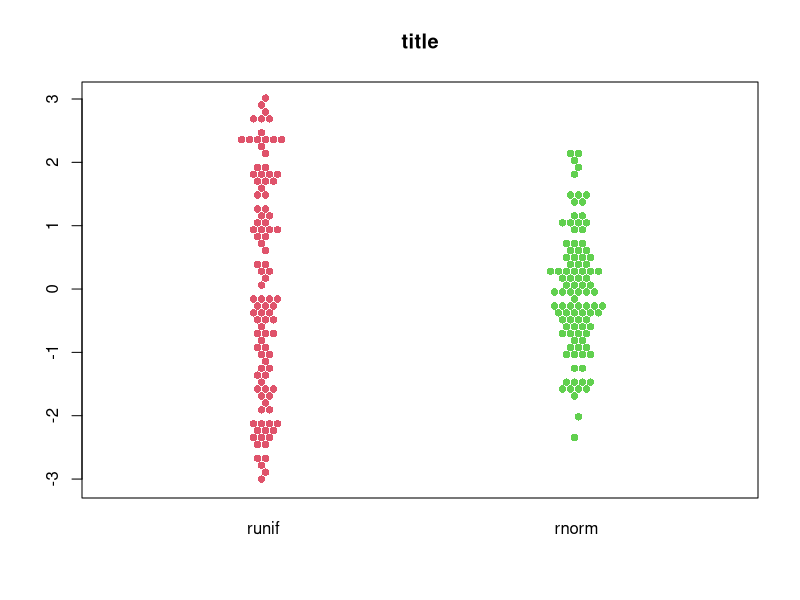

Here is the R script that generated this plot: (Note: this script raises an error after producing the figure.)
## ---- chunk 1
knitr::opts_chunk$set(
  fig.retina=2,
  fig.width=6,
  fig.height=4
)
## ---- chunk 2
set.seed(123)
distro <- list(runif = runif(100, min = -3, max = 3), 
               rnorm = rnorm(100))

# beeswarm
beeswarm::beeswarm(distro, 
                   col = 2:3, pch = 16,
                   method = "hex",
                   main = "title")

# ggbeeswarm2
library(dplyr)
library(ggbeeswarm)

distro2 <- as.data.frame(rev(distro)) %>% 
  tidyr::pivot_longer(
    everything(), 
    values_to = "value", 
    names_to = "variable"
    )

 ggplot2::ggplot(distro2, aes(x = rev(variable), y = value)) + 
   ggbeeswarm::stat_beeswarm(method = "hex") + 
   scale_y_continuous(limits = c(-3, 3)) + 
   theme(
     plot.margin = unit(c(0.11, 0.07, 0.11, 0.07), "npc")
   )
## ---- chunk 3
set.seed(12345)
library(ggplot2)
library(ggbeeswarm)
#compare to jitter
ggplot(iris,aes(Species, Sepal.Length)) + geom_jitter()
ggplot(iris,aes(Species, Sepal.Length)) + geom_quasirandom()
## ---- chunk 4

#default geom_quasirandom
ggplot(mpg,aes(class, hwy)) + geom_quasirandom()

# With categorical y-axis
ggplot(mpg,aes(hwy, class)) + geom_quasirandom(groupOnX=FALSE)

# Some groups may have only a few points. Use `varwidth=TRUE` to adjust width dynamically.
ggplot(mpg,aes(class, hwy)) + geom_quasirandom(varwidth = TRUE)

# Automatic dodging
sub_mpg <- mpg[mpg$class %in% c("midsize", "pickup", "suv"),]
ggplot(sub_mpg, aes(class, displ, color=factor(cyl))) + geom_quasirandom(dodge.width=1)
## ---- chunk 5
ggplot(iris,aes(Species, Sepal.Length)) + geom_quasirandom(method='tukey') + ggtitle('Tukey texture')
ggplot(iris,aes(Species, Sepal.Length)) + geom_quasirandom(method='tukeyDense') + ggtitle('Tukey + density')
ggplot(iris,aes(Species, Sepal.Length)) + geom_quasirandom(method='frowney') + ggtitle('Banded frowns')
ggplot(iris,aes(Species, Sepal.Length)) + geom_quasirandom(method='smiley') + ggtitle('Banded smiles')
ggplot(iris,aes(Species, Sepal.Length)) + geom_quasirandom(method='pseudorandom') + ggtitle('Jittered density')
ggplot(iris,aes(Species, Sepal.Length)) + geom_beeswarm() + ggtitle('Beeswarm')
## ---- chunk 6

ggplot(iris,aes(Species, Sepal.Length)) + geom_beeswarm()
ggplot(iris,aes(Species, Sepal.Length)) + geom_beeswarm(beeswarmArgs=list(side=1))
ggplot(mpg,aes(class, hwy)) + geom_beeswarm(size=.5)
# With categorical y-axis
ggplot(mpg,aes(hwy, class)) + geom_beeswarm(size=.5,groupOnX=FALSE)
# Also watch out for points escaping from the plot with geom_beeswarm
ggplot(mpg,aes(hwy, class)) + geom_beeswarm(size=.5,groupOnX=FALSE) + scale_y_discrete(expand=expand_scale(add=c(0.5,1)))

ggplot(mpg,aes(class, hwy)) + geom_beeswarm(size=1.1)


# With automatic dodging
ggplot(sub_mpg, aes(class, displ, color=factor(cyl))) + geom_beeswarm(dodge.width=0.5)

#With different beeswarm point distribution priority
dat<-data.frame(x=rep(1:3,c(20,40,80)))
dat$y<-rnorm(nrow(dat),dat$x)
ggplot(dat,aes(x,y)) + geom_beeswarm(size=2) + ggtitle('Default (ascending)') + scale_x_continuous(expand=expand_scale(add=c(0.5,.5)))
ggplot(dat,aes(x,y)) + geom_beeswarm(size=2,priority='descending') + ggtitle('Descending') + scale_x_continuous(expand=expand_scale(add=c(0.5,.5)))
ggplot(dat,aes(x,y)) + geom_beeswarm(size=2,priority='density') + ggtitle('Density') + scale_x_continuous(expand=expand_scale(add=c(0.5,.5)))
ggplot(dat,aes(x,y)) + geom_beeswarm(size=2,priority='random') + ggtitle('Random') + scale_x_continuous(expand=expand_scale(add=c(0.5,.5)))
